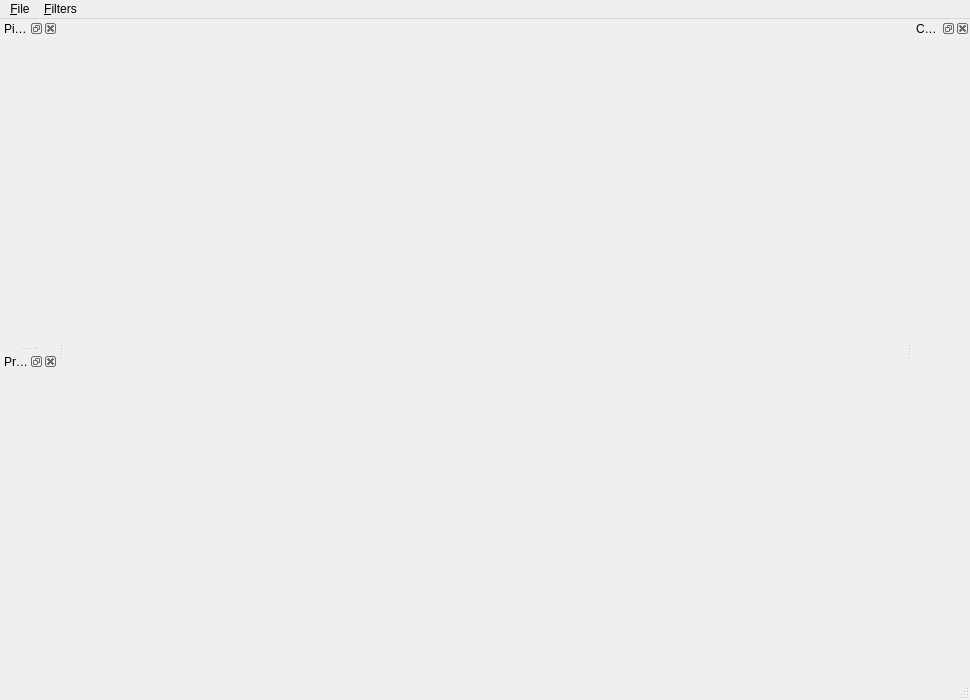
<?xml version="1.0" encoding="UTF-8"?>
<ui version="4.0">
 <class>pqClientMainWindow</class>
 <widget class="QMainWindow" name="pqClientMainWindow">
  <property name="geometry">
   <rect>
    <x>0</x>
    <y>0</y>
    <width>970</width>
    <height>700</height>
   </rect>
  </property>
  <property name="windowTitle">
   <string>MainWindow</string>
  </property>
  <widget class="QWidget" name="centralwidget">
   <layout class="QGridLayout" name="gridLayout">
    <property name="leftMargin">
     <number>0</number>
    </property>
    <property name="topMargin">
     <number>0</number>
    </property>
    <property name="rightMargin">
     <number>0</number>
    </property>
    <property name="bottomMargin">
     <number>0</number>
    </property>
    <item row="0" column="0">
     <widget class="pqViewManager" name="MultiViewManager" native="true"/>
    </item>
   </layout>
  </widget>
  <widget class="QMenuBar" name="menubar">
   <property name="geometry">
    <rect>
     <x>0</x>
     <y>0</y>
     <width>970</width>
     <height>19</height>
    </rect>
   </property>
   <widget class="QMenu" name="menu_File">
    <property name="title">
     <string>&amp;File</string>
    </property>
    <addaction name="actionOpen"/>
    <addaction name="actionExit"/>
   </widget>
   <widget class="QMenu" name="menuFilters">
    <property name="title">
     <string>&amp;Filters</string>
    </property>
   </widget>
   <addaction name="menu_File"/>
   <addaction name="menuFilters"/>
  </widget>
  <action name="actionOpen">
   <property name="text">
    <string>Open</string>
   </property>
  </action>
  <action name="actionExit">
   <property name="text">
    <string>Quit</string>
   </property>
  </action>
  <widget class="pqStatusBar" name="statusbar"/>
  <widget class="QDockWidget" name="pipelineBrowserDock">
   <property name="allowedAreas">
    <set>Qt::LeftDockWidgetArea|Qt::RightDockWidgetArea</set>
   </property>
   <property name="windowTitle">
    <string>Pipeline Browser</string>
   </property>
   <attribute name="dockWidgetArea">
    <number>1</number>
   </attribute>
   <widget class="pqPipelineBrowserWidget" name="pipelineBrowser">
    <property name="contextMenuPolicy">
     <enum>Qt::DefaultContextMenu</enum>
    </property>
   </widget>
  </widget>
  <widget class="QDockWidget" name="colorMapEditorDock">
   <property name="allowedAreas">
    <set>Qt::LeftDockWidgetArea|Qt::RightDockWidgetArea</set>
   </property>
   <property name="windowTitle">
    <string>Color Map Editor</string>
   </property>
   <attribute name="dockWidgetArea">
    <number>2</number>
   </attribute>
   <widget class="pqColorMapEditor" name="colorMapEditorPanel"/>
  </widget>
  <widget class="QDockWidget" name="proxyTabDock">
   <property name="allowedAreas">
    <set>Qt::LeftDockWidgetArea|Qt::RightDockWidgetArea</set>
   </property>
   <property name="windowTitle">
    <string>Properties</string>
   </property>
   <attribute name="dockWidgetArea">
    <number>1</number>
   </attribute>
   <widget class="pqPropertiesPanel" name="proxyTabWidget"/>
  </widget>
 </widget>
 <customwidgets>
  <customwidget>
   <class>pqPipelineBrowserWidget</class>
   <extends>QWidget</extends>
   <header>pqPipelineBrowserWidget.h</header>
   <container>1</container>
  </customwidget>
  <customwidget>
   <class>pqDataInformationWidget</class>
   <extends>QWidget</extends>
   <header>pqDataInformationWidget.h</header>
   <container>1</container>
  </customwidget>
  <customwidget>
   <class>pqStatusBar</class>
   <extends>QStatusBar</extends>
   <header>pqStatusBar.h</header>
  </customwidget>
  <customwidget>
   <class>pqPropertiesPanel</class>
   <extends>QWidget</extends>
   <header>pqPropertiesPanel.h</header>
   <container>1</container>
  </customwidget>
  <customwidget>
   <class>pqViewManager</class>
   <extends>QWidget</extends>
   <header>pqViewManager.h</header>
   <container>1</container>
  </customwidget>
  <customwidget>
   <class>pqColorMapEditor</class>
   <extends>QWidget</extends>
   <header>pqColorMapEditor.h</header>
   <container>1</container>
  </customwidget>
 </customwidgets>
 <resources/>
 <connections/>
</ui>
